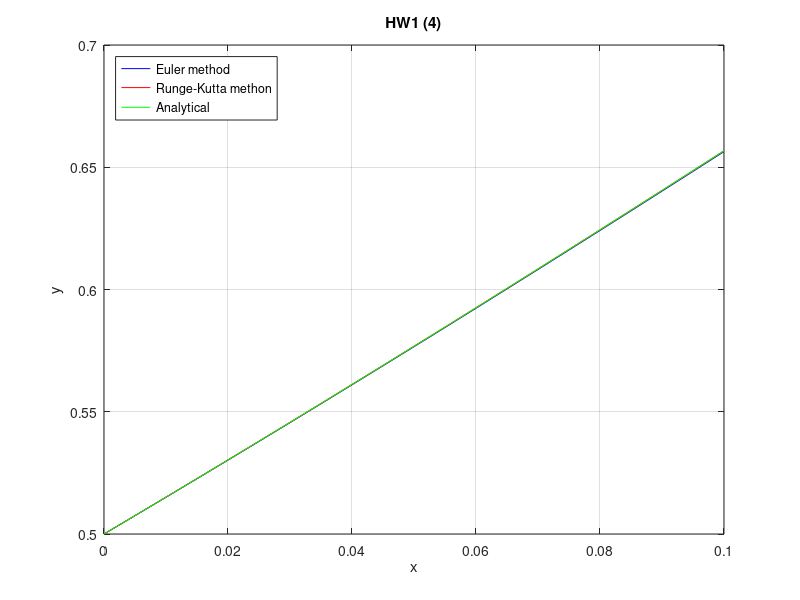
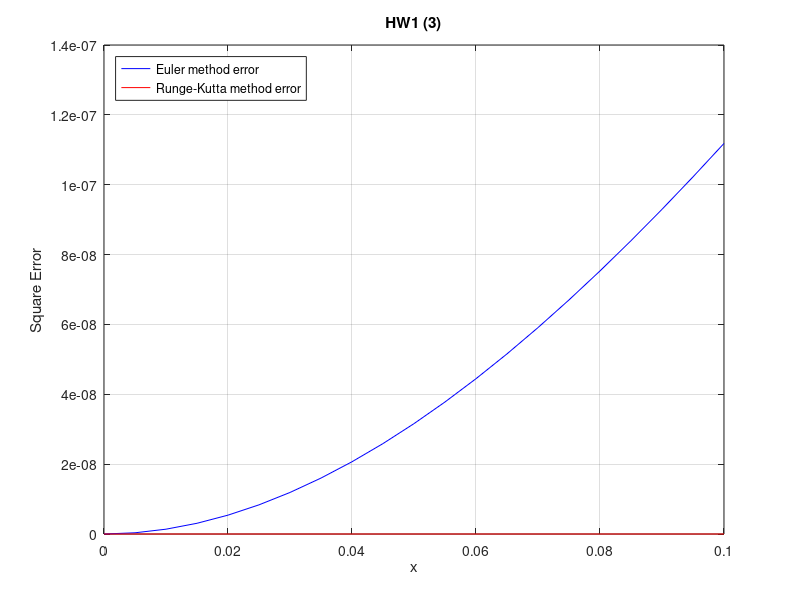

Write the MATLAB code that produced these figures, in order.
dydx = @(x, y) y - 3*x^2 + 1;

h = 0.005;
x_end = 0.1;
N = x_end / h;

x = 0:h:x_end;
y_Euler = zeros(size(x)); 
y_RungeKutta = zeros(size(x)); 

y_Euler(1) = 0.5;
y_RungeKutta(1) = 0.5;

for i = 1:N
    dydx_Euler = y_Euler(i) - 3*x(i)^2 + 1;
    y_Euler(i+1) = y_Euler(i) + h * dydx_Euler;
end

for i = 1:N
    xi = x(i);
    yi = y_RungeKutta(i);
    
    f = dydx;
    
    k1 = h * f(xi, yi);
    k2 = h * f(xi + h/2, yi + k1/2);
    k3 = h * f(xi + h/2, yi + k2/2);
    k4 = h * f(xi + h, yi + k3);
    
    y_RungeKutta(i+1) = yi + (k1 + 2*k2 + 2*k3 + k4) / 6;
end

y0 = 0.5;
[x, y_analytical] = ode45(dydx, x, y0);


figure;
plot(x, y_Euler, '-b', 'DisplayName', 'Euler method');
hold on;
plot(x, y_RungeKutta, '-r', 'DisplayName', 'Runge-Kutta methon');
hold on;
plot(x, y_analytical, '-g', 'DisplayName', 'Analytical');
xlabel('x');
ylabel('y');
legend('Location', 'northwest');
title('HW1 (4)');
grid on;

figure;
plot(x, (y_Euler - y_analytical').^2, '-b', 'DisplayName', 'Euler method error');
hold on;
plot(x, (y_RungeKutta - y_analytical').^2, '-r', 'DisplayName', 'Runge-Kutta method error');
xlabel('x');
ylabel('Square Error');
legend('Location', 'northwest');
title('HW1 (3)');
grid on;
